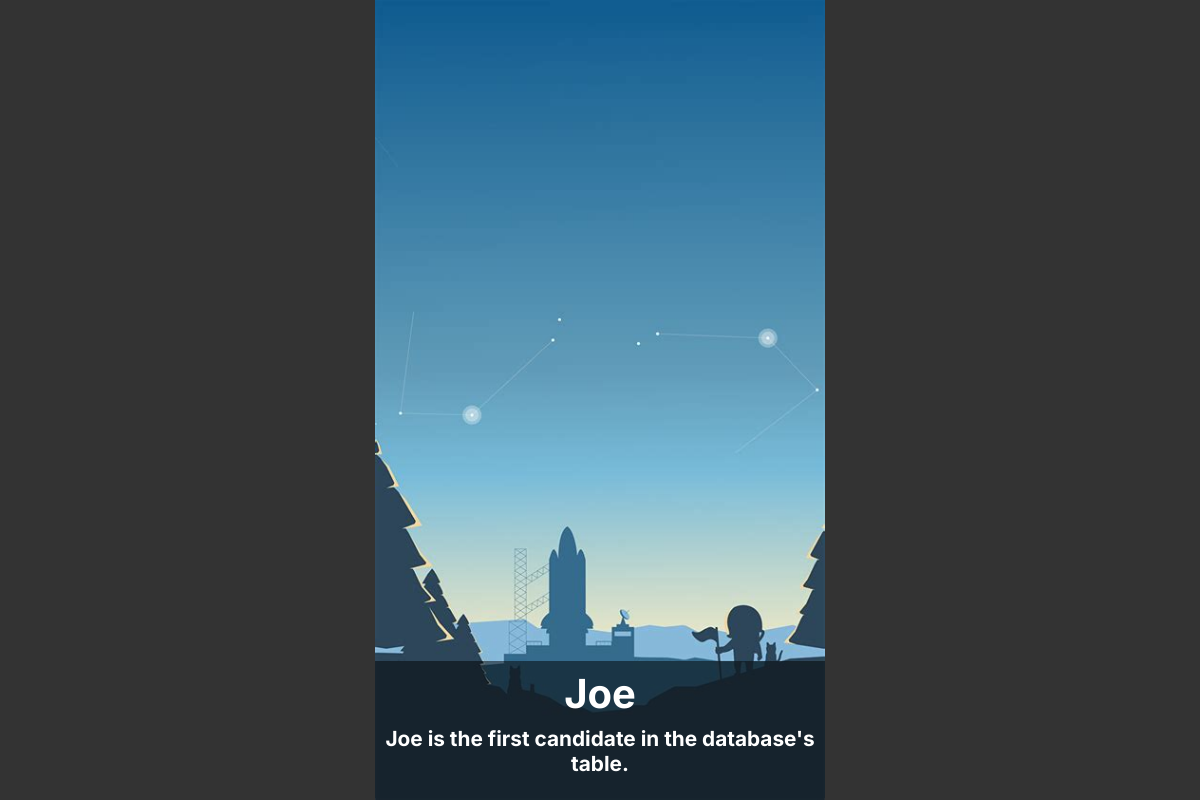
The page /dashboard (signed in) on the database its author committed.
### vwa.py (models this page shows)
class Candidate(db.Model):
    id = db.Column(db.Integer, primary_key=True)
    candidate_name = db.Column(db.String(16))
    candidate_descr = db.Column(db.String)
    candidate_photo = db.Column(db.String(50))

### vwa.py (the view, shortened to what this page needs)
@app.route('/dashboard', methods=['GET', 'POST'])
@login_required
def dashboard():
    candidates = Candidate.query.all()
    votes = Votes.query.all()
    return render_template('dashboard.html', name=current_user.username, candidates=candidates)

### vwa.py (called while the page is built)
@login_manager.user_loader
def load_user(user_id):
    return User.query.get(int(user_id))

### templates/dashboard.html (shortened to what this page needs)
{% extends 'base.html' %}
{% import 'bootstrap/wtf.html' as wtf %}
{% block head %}
<link rel="stylesheet" href="/static/css/dashboard.css">
{% endblock %}
{% block body %}
<div class="slider-container">
    {% for person in candidates %}
        <div class="slide">
            <div class="img-container">
                <img src="/static/{{ person.candidate_photo }}">
                <div class="info">
                    <h2>{{ person.candidate_name }}</h2>
                    <h4>{{ person.candidate_descr }}</h4>
                </div>
            </div>
        </div>
    {% endfor %}
</div>
{% endblock %}

### static/css/dashboard.css (style rules this page uses)
body, html { font-family: "Inter", sans-serif; height: 100%; width: 100%; background-color: #333; color: white; }
* { box-sizing: border-box; margin: 0; padding: 0; }
.slider-container { height: 100vh; display: inline-flex; overflow: hidden; transform: translateX(0); transition: transform 0.2s ease-out; cursor: grab; }
.slide { max-height: 100%; width: 100vw; display: flex; flex-direction: column; align-items: center; justify-content: center; user-select: none; }
.img-container { position: relative; max-height: 100%; max-width: 100%; display: flex; flex-direction: column; align-items: center; justify-content: center; user-select: none; transition: transform 0.2s ease-in-out; }
.slide img { max-height: 100%; pointer-events: none; }
.info { position: absolute; display: flex; flex-direction: column; bottom: 0; align-items: center; justify-content: center; background: rgba(0,0,0,0.5); padding-bottom: 1rem; }
.slide img, .info { width: 100%; }
.slide h2 { font-size: 2.5rem; margin: 0.5rem 0; }
.slide h4 { font-size: 1.3rem; margin-bottom: 0.5rem; text-align: center; justify-content: center; }

### templates/dashboard.html (style rules this page uses)
body, html { overflow: hidden; }

### rows shown on the page
Candidate: candidate_photo (picture), candidate_name "Joe", candidate_descr "Joe is the first candidate in the database's table."
